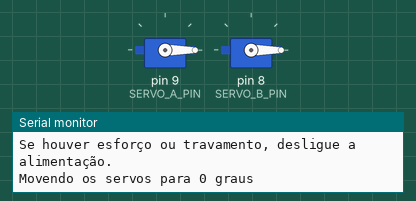
The sketch below on a simulated Arduino Uno, built with avr-gcc and run on an emulated ATmega328P. On the bench: 2 × servo, the last lines printed to the serial monitor.

Above: at 0.05 s.
At 1.5 s:
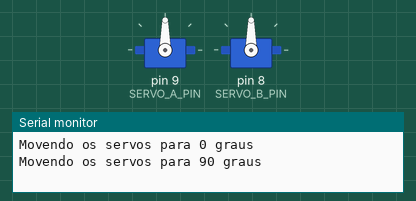
At 3.0 s:
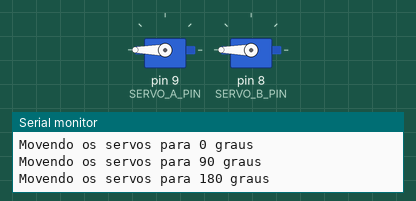
Timing chart, 0 to 6.9 s (numbered marks = the images above):
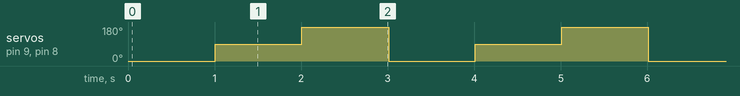

Measured:
- by itself, servo on pin 9 (SERVO_A_PIN), servo on pin 8 (SERVO_B_PIN): repeats every 3.0 s: 180° 1.0 s, 0° 1.0 s, 90° 1.0 s

The sketch:

05_servos.ino
```cpp
/*
 * TESTE 05 - Servos da garra
 *
 * Retire qualquer carga e confira se a garra tem espaço para se mover.
 * Os dois servos passam pelas posições inicial, central e final.
 */

#include <Servo.h>

Servo servoA;
Servo servoB;
const uint8_t SERVO_A_PIN = 9;
const uint8_t SERVO_B_PIN = 8;

void setup() {
  Serial.begin(115200);
  servoA.attach(SERVO_A_PIN);
  servoB.attach(SERVO_B_PIN);
  servoA.write(90);
  servoB.write(90);
  Serial.println(F("\n=== TESTE 05: SERVOS ==="));
  Serial.println(F("Confira o movimento dos dois servos sem carga."));
  Serial.println(F("Se houver esforço ou travamento, desligue a alimentação.\n"));
}

void loop() {
  Serial.println(F("Movendo os servos para 0 graus"));
  servoA.write(0);
  servoB.write(0);
  delay(1000);

  Serial.println(F("Movendo os servos para 90 graus"));
  servoA.write(90);
  servoB.write(90);
  delay(1000);

  Serial.println(F("Movendo os servos para 180 graus"));
  servoA.write(180);
  servoB.write(180);
  delay(1000);
}
```
